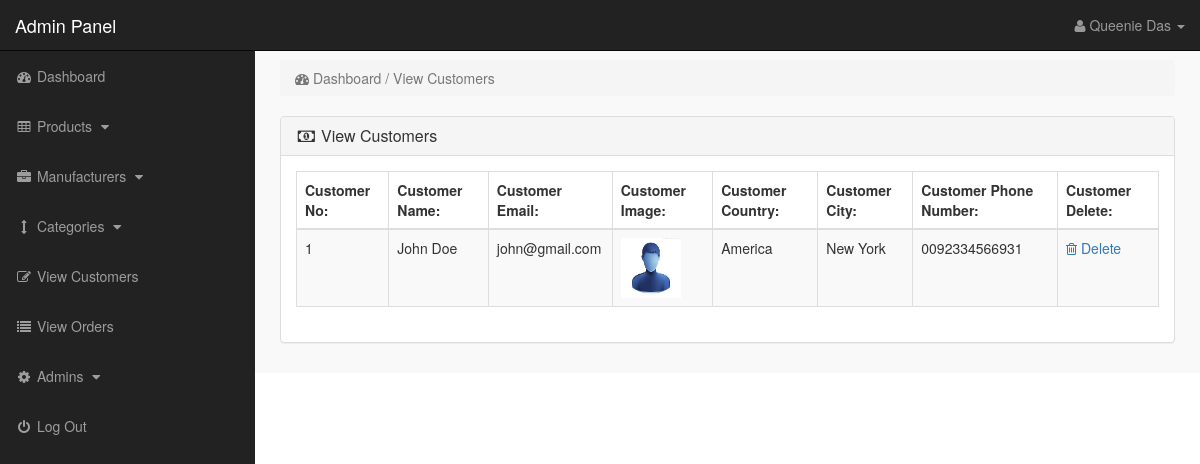
Before: /Ecom_store/admin_area/index.php?view_customers (signed in) with the older database file.
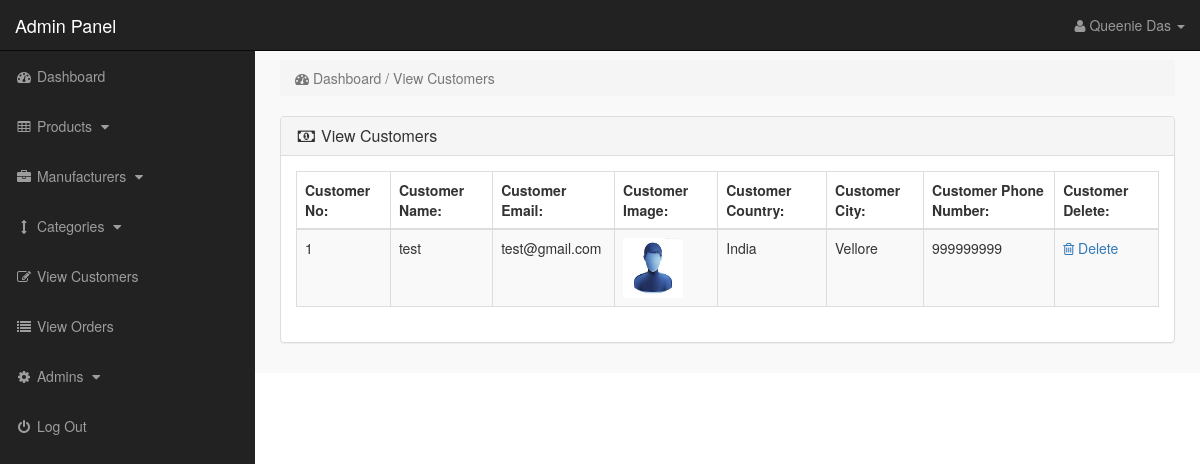
After: the same page with the newer database file.
### tables this page shows
CREATE TABLE IF NOT EXISTS `customers` (
`customer_id` int(10) NOT NULL,
  `customer_name` varchar(255) NOT NULL,
  `customer_email` varchar(255) NOT NULL,
  `customer_pass` varchar(255) NOT NULL,
  `customer_country` text NOT NULL,
  `customer_city` text NOT NULL,
  `customer_contact` varchar(255) NOT NULL,
  `customer_address` text NOT NULL,
  `customer_image` text NOT NULL,
  `customer_ip` varchar(255) NOT NULL
);

### Ecom_store/admin_area/view_customers.php (the view)
<?php
if(!isset($_SESSION['admin_email'])){
echo "<script>window.open('login.php','_self')</script>";
}
else {
?>
<div class="row">
<div class="col-lg-12">
<ol class="breadcrumb">
<li class="active">
<i class="fa fa-dashboard"></i> Dashboard / View Customers
</li>
</ol>
</div>
</div>
<div class="row">
<div class="col-lg-12">
<div class="panel panel-default">
<div class="panel-heading">
<h3 class="panel-title">
<i class="fa fa-money fa-fw"></i> View Customers
</h3>
</div>
<div class="panel-body" >
<div class="table-responsive" >
<table class="table table-bordered table-hover table-striped" >
<thead>
<tr>
<th>Customer No:</th>
<th>Customer Name:</th>
<th>Customer Email:</th>
<th>Customer Image:</th>
<th>Customer Country:</th>
<th>Customer City:</th>
<th>Customer Phone Number:</th>
<th>Customer Delete:</th>
</tr>
</thead>
<tbody>
<?php
$i=0;
$get_c = "select * from customers";
$run_c = mysqli_query($con,$get_c);
while($row_c=mysqli_fetch_array($run_c)){
$c_id = $row_c['customer_id'];
$c_name = $row_c['customer_name'];
$c_email = $row_c['customer_email'];
$c_image = $row_c['customer_image'];
$c_country = $row_c['customer_country'];
$c_city = $row_c['customer_city'];
$c_contact = $row_c['customer_contact'];
$i++;
?>
<tr>
<td><?php echo $i; ?></td>
<td><?php echo $c_name; ?></td>
<td><?php echo $c_email; ?></td>
<td><img src="../customer/customer_images/<?php echo $c_image; ?>" width="60" height="60" ></td>
<td><?php echo $c_country; ?></td>
<td><?php echo $c_city; ?></td>
<td><?php echo $c_contact; ?></td>
<td>
<a href="index.php?customer_delete=<?php echo $c_id; ?>" >
<i class="fa fa-trash-o" ></i> Delete
</a>
</td>
</tr>
<?php } ?>
</tbody>
</table>
</div>
</div>
</div>
</div>
</div>
<?php } ?>

Changed rows visible on the page:
changed customers: customer_name "John Doe" → "test"; customer_email "john@gmail.com" → "test@gmail.com"; customer_country "America" → "India"; customer_city "New York" → "Vellore"; customer_contact "0092334566931" → "999999999"
